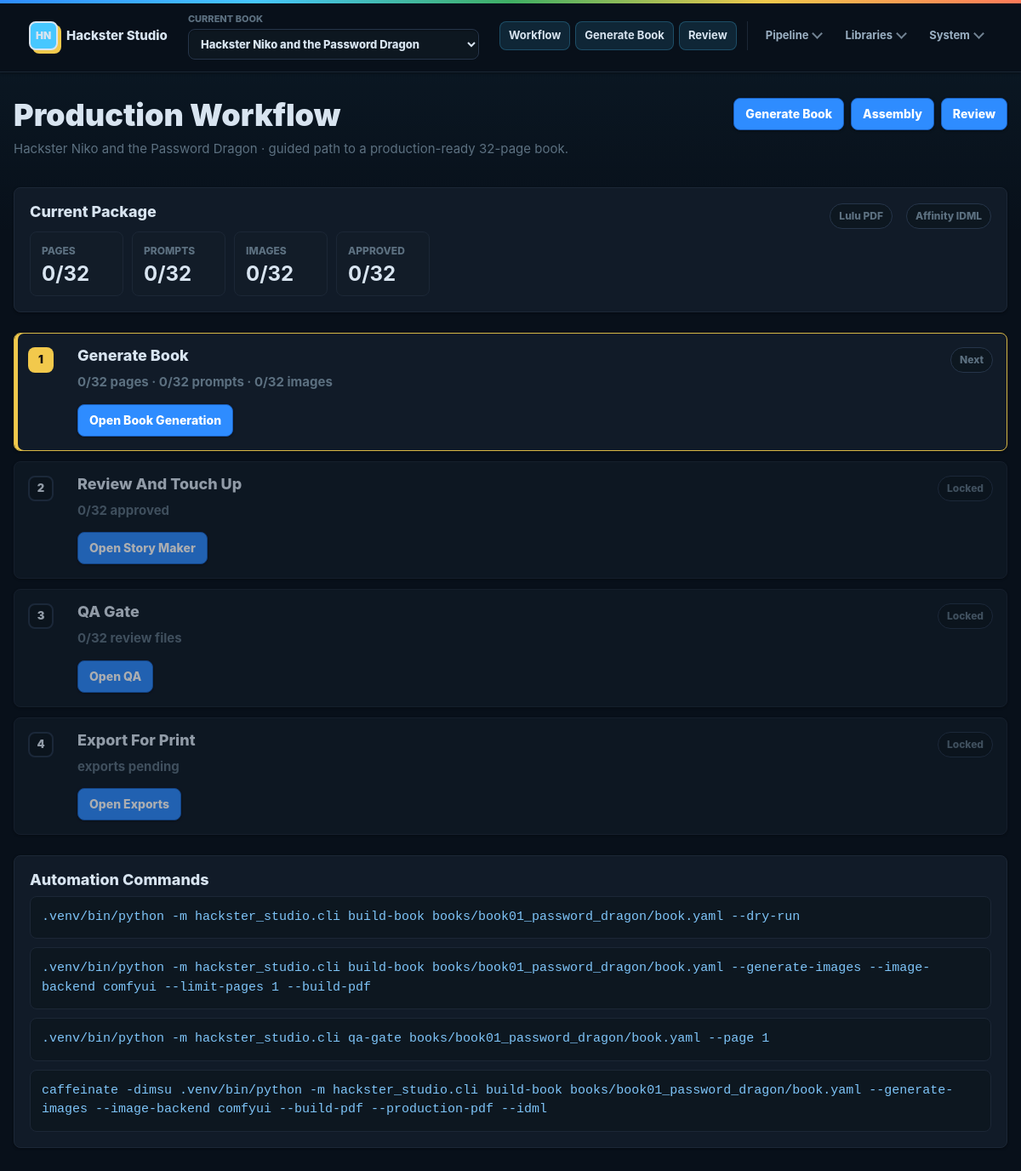
The app's page /workflow with its own data.
### hackster_studio/models.py (models this page shows)
class Book(SQLModel, table=True):
    id: int | None = Field(default=None, primary_key=True)
    title: str = Field(index=True)
    slug: str = Field(index=True, unique=True)
    series: str = ""
    target_age: str = ""
    lesson: str = ""
    page_count: int = 32
    trim_size: str = "8.5x8.5"
    status: str = "planning"
    created_at: datetime = Field(default_factory=utc_now)
    updated_at: datetime = Field(default_factory=utc_now)

### hackster_studio/main.py (the view)
@app.get("/workflow", response_class=HTMLResponse)
def workflow(
    request: Request,
    book_slug: str | None = None,
    session: Session = Depends(get_session),
) -> HTMLResponse:
    active_slug = current_book_slug(request, session, book_slug)
    return templates.TemplateResponse(
        request,
        "workflow.html",
        {**workflow_context(active_slug), **book_nav_context(session, active_slug)},
    )

### hackster_studio/templates/workflow.html (shortened to what this page needs)
{% extends "base.html" %}
{% block content %}
<section class="page-head">
  <div>
    <h1>Production Workflow</h1>
    <p>{{ book_nav.current.title if book_nav.current else book_slug }} · guided path to a production-ready {{ expected_pages }}-page book.</p>
  </div>
  <div class="button-row">
    <a class="button-link" href="/book-generation?book_slug={{ book_slug }}">Generate Book</a>
    <a class="button-link" href="/book-assembly?book_slug={{ book_slug }}">Assembly</a>
    <a class="button-link" href="/story-maker?book_slug={{ book_slug }}&page=1">Review</a>
  </div>
</section>
<section class="workflow-hero">
  <div>
    <h2>Current Package</h2>
    <div class="workflow-status-grid">
      <div><span>Pages</span><strong>{{ status.pages }}/{{ expected_pages }}</strong></div>
      <div><span>Prompts</span><strong>{{ status.prompts }}/{{ expected_pages }}</strong></div>
      <div><span>Images</span><strong>{{ status.images }}/{{ expected_pages }}</strong></div>
      <div><span>Approved</span><strong>{{ status.approved_pages }}/{{ expected_pages }}</strong></div>
    </div>
  </div>
  <div class="workflow-export-state">
    <span class="workflow-pill {% if production_pdf_exists %}is-complete{% endif %}">Lulu PDF</span>
    <span class="workflow-pill {% if idml_exists %}is-complete{% endif %}">Affinity IDML</span>
  </div>
</section>
<section class="workflow-steps">
  {% for step in steps %}
  <article class="workflow-step is-{{ step.status }}">
    <div class="workflow-step-index">{{ step.number }}</div>
    <div class="workflow-step-body">
      <div class="workflow-step-top">
        <h2>{{ step.title }}</h2>
        <span class="workflow-state">{{ step.status.replace("_", " ").title() }}</span>
      </div>
      <p>{{ step.progress }}</p>
      <a class="button-link" href="{{ step.href }}">{{ step.action }}</a>
    </div>
  </article>
  {% endfor %}
</section>
<section class="workflow-command-panel">
  <h2>Automation Commands</h2>
  <div class="workflow-command-grid">
    <pre><code>.venv/bin/python -m hackster_studio.cli build-book books/{{ book_slug }}/book.yaml --dry-run</code></pre>
    <pre><code>.venv/bin/python -m hackster_studio.cli build-book books/{{ book_slug }}/book.yaml --generate-images --image-backend comfyui --limit-pages 1 --build-pdf</code></pre>
    <pre><code>.venv/bin/python -m hackster_studio.cli qa-gate books/{{ book_slug }}/book.yaml --page 1</code></pre>
    <pre><code>caffeinate -dimsu .venv/bin/python -m hackster_studio.cli build-book books/{{ book_slug }}/book.yaml --generate-images --image-backend comfyui --build-pdf --production-pdf --idml</code></pre>
  </div>
</section>
{% endblock %}

### records on screen
Book: current "Hackster Niko and the Password Dragon", slug "book01_password_dragon"

### other values on screen
{{ expected_pages }} "32"
{{ status.pages }} "0"
{{ status.prompts }} "0"
{{ status.images }} "0"
{{ status.approved_pages }} "0"
{{ step.number }} "1" "2" "3" "4"
{{ step.title }} "Generate Book" "Review And Touch Up" "QA Gate" "Export For Print"
{{ step.status.replace("_", " ").title() }} "Next" "Locked" "Locked" "Locked"
{{ step.progress }} "0/32 pages · 0/32 prompts · 0/32 images" "0/32 approved" "0/32 review files" "exports pending"
{{ step.action }} "Open Book Generation" "Open Story Maker" "Open QA" "Open Exports"
form field book_slug "Hackster Niko and the Password Dragon"
